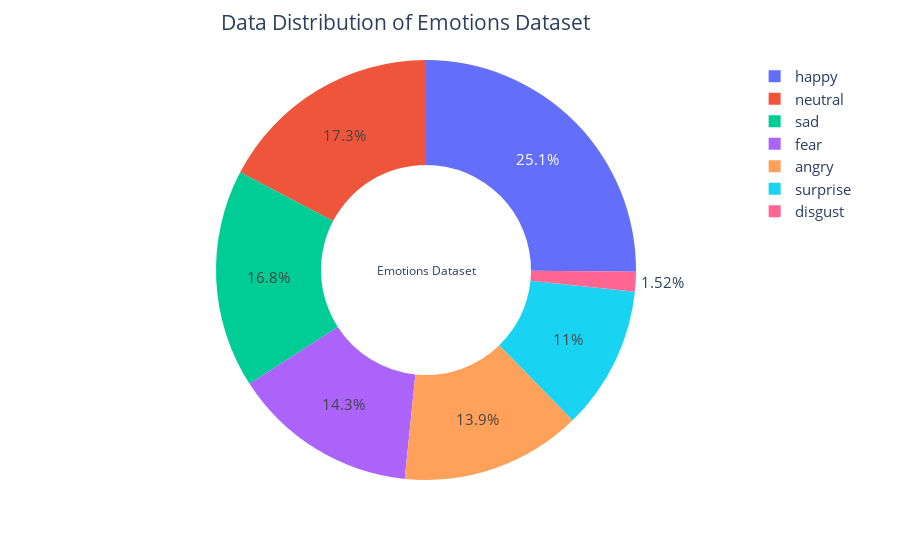

This figure's notebook cell:
### Code cell
Class_Id_Dist_Total = df.groupby('Class')['Count'].sum().sort_values(ascending=False)
# Class_Id_Dist_Total = df['Class'].value_counts(sort=False)


import plotly.express as px
fig=px.pie(Class_Id_Dist_Total,values= Class_Id_Dist_Total.values, names=Class_Id_Dist_Total.index,hole=0.500)
fig.update_layout(title='Data Distribution of Emotions Dataset',font_size=15,title_x=0.45,annotations=[dict(text='Emotions Dataset',font_size=12, showarrow=False,height=1000,width=1000)])
fig.update_traces(textfont_size=15,textinfo='percent')
fig.show()

### Figure 1 — Plotly figure (JSON) as saved in the notebook; plotly's stock layout.template omitted (floating-point values rounded to 4 significant figures)
{"data": [{"domain": {"x": [0, 1], "y": [0, 1]}, "hole": 0.5, "hovertemplate": "Class=%{label}<br>value=%{value}<extra></extra>", "labels": ["happy", "neutral", "sad", "fear", "angry", "surprise", "disgust"], "legendgroup": "", "name": "", "showlegend": true, "textfont": {"size": 15}, "textinfo": "percent", "type": "pie", "values": [7214, 4963, 4830, 4097, 3995, 3171, 436]}], "layout": {"annotations": [{"font": {"size": 12}, "height": 1000, "showarrow": false, "text": "Emotions Dataset", "width": 1000}], "font": {"size": 15}, "legend": {"tracegroupgap": 0}, "margin": {"t": 60}, "title": {"text": "Data Distribution of Emotions Dataset", "x": 0.45}}}
